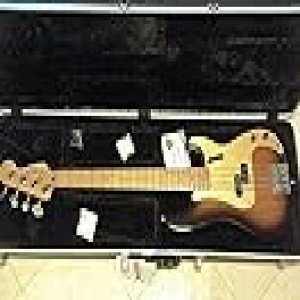
#> input picture Download_Images/100_0.jpg, 300 x 300 px; its folder holds 4 pictures in this run
$ jupyter execute --allow-errors Code.ipynb
#> lines starting #> are read from the running program, lines starting #| are printed output that depends on the picture
#> (reads A2_Data.csv from the repository)
#> (the call stopped at in Download_img_CSV, `response = requests.get(url)`: the network is not available in this run)
# **Q1 Image Feature Extraction**

**Image Download & Pre-processing**

Pre-processed images included

1.   Resize image 256*256 pixel
2.   Rotate Image by 90 degree clockwise
3.   Image Brightened
4.   Image Exposed
5.   Image Random Flip
6.   Image Blur

1 Given image ----> 6 Different Images into Lerning Dataset

[cell 1]
import pandas as pd
import numpy as np
import os
import requests
import random
import cv2
import glob
import pickle

def resize_images(input_folder, output_folder, new_width, new_height):
#> called with new_width = 256, new_height = 256
	os.makedirs(output_folder, exist_ok=True)

	for filename in glob.glob(os.path.join(input_folder, '*.jpg')):
		img = cv2.imread(filename)
#> img is the input picture: shape (300, 300, 3); mean B, G, R 75.7, 89.8, 94.9
		resized_image = cv2.resize(img, (new_width, new_height), interpolation=cv2.INTER_AREA)
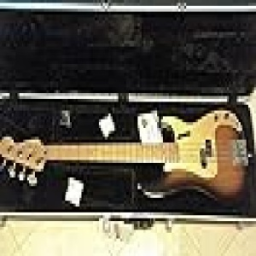
#> resized_image: shape (256, 256, 3); mean B, G, R 75.7, 89.8, 94.9

		output_filename = output_folder + '/' + (filename.split('/')[-1])[:-4] + '_resized.jpg'
		cv2.imwrite(output_filename, resized_image)
#> pass 2 of the loop in resize_images, `for filename in glob.glob(os.path.join(input_folder, '*.jpg')):`:
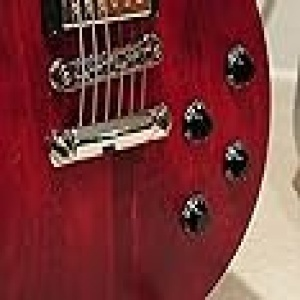
#> input picture Download_Images/106_0.jpg, 300 x 300 px
#> in resize_images, img is the input picture: shape (300, 300, 3); mean B, G, R 58.6, 58.1, 123.5
#> in resize_images, `resized_image = cv2.resize(img, (new_width, new_height), interpolation..`:
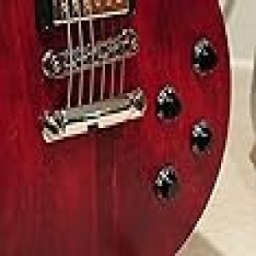
#> resized_image: shape (256, 256, 3); mean B, G, R 58.6, 58.1, 123.5
#> pass 2 of the loop in resize_images, `for filename in glob.glob(os.path.join(input_folder, '*.jpg')):`:
	print("Images Resized Succesfully")

def adjust_brightness(input_folder, output_folder, brightness_factor=100.0):
    os.makedirs(output_folder, exist_ok=True)

    for filename in glob.glob(os.path.join(input_folder, '*.jpg')):
        img = cv2.imread(filename)
        # Convert to HSV (hue, saturation, value) color space
        hsv = cv2.cvtColor(img, cv2.COLOR_BGR2HSV)
        h, s, v = cv2.split(hsv)

        # Adjust brightness
        v = v.astype('float64')  # Convert to float to prevent data loss
        v += brightness_factor  # Add the brightness factor
        v = np.clip(v, 0, 255)  # Ensure the values are within [0, 255]
        v = v.astype('uint8')  # Convert back to uint8

        final_hsv = cv2.merge((h, s, v))
        brightened_image = cv2.cvtColor(final_hsv, cv2.COLOR_HSV2BGR)

        # Save the brightened image
        output_filename = os.path.join(output_folder, os.path.basename(filename)[:-4] + '_brightened.jpg')
        cv2.imwrite(output_filename, brightened_image)

    print("Brightness adjusted for all images successfully.")

def adjust_exposure(input_folder, output_folder, exposure_factor=100.0):
    os.makedirs(output_folder, exist_ok=True)

    for filename in glob.glob(os.path.join(input_folder, '*.jpg')):
        img = cv2.imread(filename)
        # Convert to HSV (hue, saturation, value) color space
        hsv = cv2.cvtColor(img, cv2.COLOR_BGR2HSV)
        h, s, v = cv2.split(hsv)

        # Adjust exposure
        v = v.astype('float64')  # Convert to float to prevent data loss
        v *= exposure_factor  # Multiply by the exposure factor
        v = np.clip(v, 0, 255)  # Ensure the values are within [0, 255]
        v = v.astype('uint8')  # Convert back to uint8

        final_hsv = cv2.merge((h, s, v))
        exposed_image = cv2.cvtColor(final_hsv, cv2.COLOR_HSV2BGR)

        # Save the exposed image
        output_filename = os.path.join(output_folder, os.path.basename(filename)[:-4] + '_exposed.jpg')
        cv2.imwrite(output_filename, exposed_image)

    print("Exposure adjusted for all images successfully.")

def random_flip_images(input_folder, output_folder):
    os.makedirs(output_folder, exist_ok=True)

    for filename in glob.glob(os.path.join(input_folder, '*.jpg')):
        img = cv2.imread(filename)

        # Randomly decide the flip code: 0 for vertical, 1 for horizontal, -1 for both axes
        flip_code = random.choice([0, 1, -1])
        flipped_image = cv2.flip(img, flip_code)

        # Save the flipped image
        output_filename = os.path.join(output_folder, os.path.basename(filename)[:-4] + '_flipped.jpg')
        cv2.imwrite(output_filename, flipped_image)

    print("Random flips applied to all images successfully.")

def blur_images(input_folder, output_folder, blur_strength=(5, 5)):
    os.makedirs(output_folder, exist_ok=True)

    for filename in glob.glob(os.path.join(input_folder, '*.jpg')):
        img = cv2.imread(filename)
        # Apply Gaussian blur
        blurred_image = cv2.GaussianBlur(img, blur_strength, 0)

        # Save the blurred image
        output_filename = os.path.join(output_folder, os.path.basename(filename)[:-4] + '_blurred.jpg')
        cv2.imwrite(output_filename, blurred_image)

    print("Gaussian blur applied to all images successfully.")

def rotate_images(input_folder, output_folder, rotation_angle):

    os.makedirs(output_folder, exist_ok=True)
    for filename in glob.glob(os.path.join(input_folder, '*.jpg')):
        img = cv2.imread(filename)

        if rotation_angle == 90:
            rotated_image = cv2.rotate(img, cv2.ROTATE_90_CLOCKWISE)
        elif rotation_angle == 180:
            rotated_image = cv2.rotate(img, cv2.ROTATE_180)
        elif rotation_angle == 270:
            rotated_image = cv2.rotate(img, cv2.ROTATE_90_COUNTERCLOCKWISE)
        else:
            print(f"Invalid rotation angle: {rotation_angle}. Skipping {filename}.")
            continue

        output_filename = output_folder + '/' + (filename.split('/')[-1])[:-4] + '_{}_rotated.jpg'.format(rotation_angle)
        cv2.imwrite(output_filename, rotated_image)
    print("Images Rotated Succesfully")

def Download_img_CSV(file_path,folder_path):
  os.makedirs(folder_path, exist_ok=True)
  df = pd.read_csv(file_path)
  for index, row in df.iterrows():
    uid = row["Unnamed: 0"]
    images = row["Image"]
    text = row["Review Text"]
    count = 0
    for image in images[1:-1].split(','):
      url = image.strip()[1:-1]
      response = requests.get(url)
    if response.status_code == 200:
      with open(folder_path+'/{}_{}.jpg'.format(uid,count), 'wb') as f:
        f.write(response.content)
        count+= 1
  print("Images Downloaded Succesfully")

[cell 2]
csv_path = '/content/drive/MyDrive/Colab Notebooks/IR A2/A2_Data.csv'
download_path = '/content/drive/MyDrive/Colab Notebooks/IR A2' + "/Download_Images"
input_path = '/content/drive/MyDrive/Colab Notebooks/IR A2' + "/Input_Images"
preprocessed_path = '/content/drive/MyDrive/Colab Notebooks/IR A2' + "/Preprocessed_Images"

Download_img_CSV(csv_path,download_path)
resize_images(download_path,input_path,256 ,256)
resize_images(download_path,preprocessed_path,256 ,256)

rotate_images(input_path, preprocessed_path, 90)
# rotate_images(input_path, preprocessed_path, 180)
# rotate_images(input_path, preprocessed_path, 270)

adjust_brightness(input_path, preprocessed_path)
adjust_exposure(input_path, preprocessed_path)
random_flip_images(input_path, preprocessed_path)
blur_images(input_path, preprocessed_path)

**Using RESNET18 pretrained model to extract features of a image**

[cell 3]
import torch
import torch.nn as nn
import torchvision.models as models
import torchvision.transforms as transforms
from PIL import Image

# Load the pre-trained ResNet-18 model
#> (the rest of this cell did not finish here and is left out)

**Image Feature Normalization & Saved into Pickle File**

[cell 4]
import torch.nn.functional as F

# Normalize the features along a specific dimension (e.g., dimension 1)
#> (the rest of this cell did not finish here and is left out)

# **Q2 Text TF-IDF**

[cell 5]
import os
import nltk
import pickle
import math
from nltk.tokenize import word_tokenize
from nltk.corpus import stopwords
from nltk.stem import WordNetLemmatizer
from nltk.stem import PorterStemmer
from string import punctuation
from bs4 import BeautifulSoup
import pandas as pd
import numpy as np

nltk.download('punkt')
#> (this line was passed over: nltk is not available in this run)
nltk.download('stopwords')
#> (this line was passed over: nltk is not available in this run)
nltk.download('wordnet')
#> (this line was passed over: nltk is not available in this run)

# [15 lines left out: functions token_punctuation, stem_tokens, lemmatize_tokens, not called in this run]

def preprocess_text(text):
    text = text.lower()
    text = BeautifulSoup(text, "html.parser").get_text() #Extra
    tokens = word_tokenize(text)
    tokens = [token for token in tokens if token.strip()] #Extra
    tokens = [token for token in tokens if not token_punctuation(token)]
    stop_words = set(stopwords.words('english'))
    tokens = [token for token in tokens if token not in stop_words]
    tokens = lemmatize_tokens(tokens)
    tokens = stem_tokens(tokens)
    return tokens


def Download_txt_CSV(file_path):
    dt = {}
    df = pd.read_csv(file_path)
    for index, row in df.iterrows():
        uid = row["Unnamed: 0"]
        text = row["Review Text"]
        dt[uid] = preprocess_text(str(text))
    print("Input Text Extracted & Pre-Processed Succesfully")
    return dt

# [39 lines left out: functions calculate_tf, calculate_idf, calculate_tf_idf, not called in this run]


file_path = '/content/drive/MyDrive/Colab Notebooks/IR A2/' + '/A2_Data.csv'
#> (the rest of this cell did not finish here and is left out)

[cell 6]
with open('/content/drive/MyDrive/Colab Notebooks/IR A2/'+'tf_idf.pkl', 'rb') as file:
#> (reads tf_idf.pkl from the repository)
    text_features = pickle.load(file)

print(text_features[0]) #    idf
print(text_features[1]) # tf_idf

# **Q3 Image Retrieval and Text Retrieval**

[cell 7]
import pandas as pd
import numpy as np
import os
import requests
import random
import cv2
import glob
import pickle
import requests

# Your cosine_similarity function
# [5 lines left out: function cosine, not called in this run]

def Download_CSV(file_path):
    data = {}                          # data[uid] = row{images:xxx, review:xxx}
    df = pd.read_csv(file_path)
    for index, row in df.iterrows():
        images = row["Image"]
        uid = row["Unnamed: 0"]
        text = row["Review Text"]
        data[uid] = {"Image":images,"Review":text}
    print("Input Text Extracted & Pre-Processed Succesfully")
    return data

#cosine([1,2,3],[1,2,3])
file_path = '/content/drive/MyDrive/Colab Notebooks/IR A2/' + '/A2_Data.csv'
data = Download_CSV(file_path)
